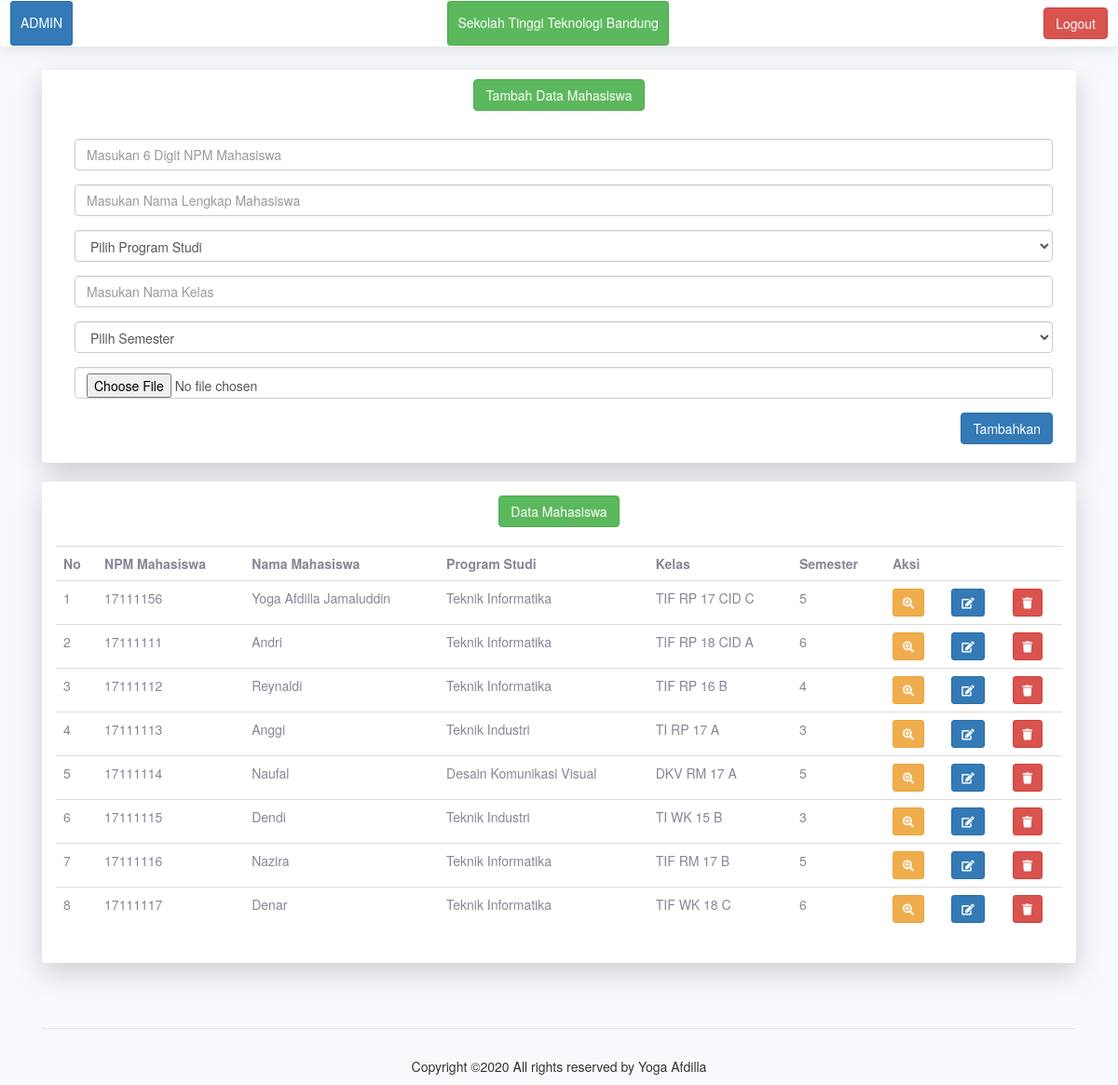
Screenshot of /index.php/admin with the database file from the repository.
### tables this page shows
CREATE TABLE `data_mahasiswa` (
  `id` int(11) NOT NULL,
  `int_npm` int(12) NOT NULL,
  `str_nama` varchar(100) NOT NULL,
  `str_prodi` varchar(30) NOT NULL,
  `str_kelas` varchar(20) NOT NULL,
  `int_semester` int(2) NOT NULL,
  `gambar` text NOT NULL
);

### application/controllers/Admin.php (called while the page is built, shortened)
<?php
class Admin extends CI_Controller {
	public function index() {
		$data['mahasiswa'] = $this->Modeladmin->tampil_data();
		$data ['title'] = "Yoga Afdilla Jamaluddin | Sekolah Tinggi Teknologi Bandung";
		$this->load->view('template/header', $data);
		$this->load->view('template/sidebar');
		$this->load->view('dashboard', $data);
		$this->load->view('template/footer');
	}
}

### index.php (called while the page is built, shortened)
<?php
require_once BASEPATH.'core/CodeIgniter.php';

### application/models/Modeladmin.php (called while the page is built, shortened)
<?php
class Modeladmin extends CI_model {
    function tampil_data() {
        return $this->db->get('data_mahasiswa')->result();
    }
}
?>

### application/views/dashboard.php (the view, shortened to what this page needs)
<body>
    <div class="container">
        <div class="card o-hidden border-0 shadow-lg my-3 pt-2 ">
            <div class="card-body p-2">
                <div align="center">
                    <div class="btn btn-success">Tambah Data Mahasiswa</div>
                </div>
                <div class="container">
                    <div class="modal-body mr-5">
                        <form action="<?php echo base_url() . 'Admin/aksi_tambah_data'; ?>" method="post" enctype="multipart/form-data">
                            <div class="form-group">
                                <input type="text" name="npm" maxlength="8" class="form-control" placeholder="Masukan 6 Digit NPM Mahasiswa" required>
                            </div>
                            <div class="form-group">
                                <input type="text" name="nama" maxlength="25" class="form-control" placeholder="Masukan Nama Lengkap Mahasiswa" required>
                            </div>
                            <div class="form-group">
                                <select class="form-control" name="prodi" required>
                                    <option value="">Pilih Program Studi</option>
                                </select>
                            </div>
                            <div class="form-group">
                                <input type="text" name="kelas" maxlength="30" class="form-control" placeholder="Masukan Nama Kelas" required>
                            </div>
                            <div class="form-group">
                                <select class="form-control" name="semester" required>
                                    <option value="">Pilih Semester</option>
                                </select>
                            </div>
                            <div class="form-group">
                                <input type="file" name="gambar" class="form-control" placeholder="Masukan Foto Anda" required>
                            </div>
                            <div align="right">
                                <button type="submit" class="btn btn-primary">Tambahkan</button>
                            </div>
                        </form>
                    </div>
                </div>
            </div>
        </div>
    </div>
    <div class="container">
        <div class="card o-hidden border-0 shadow-lg my-3 p-4">
            <div class="card-body p-0">
                <div align="center">
                    <div class="btn btn-success">Data Mahasiswa</div>
                </div>
                <table style="margin:20px auto;" class="table" >
                    <tr>
                        <th>No</th>
                        <th>NPM Mahasiswa</th>
                        <th>Nama Mahasiswa</th>
                        <th>Program Studi</th>
                        <th>Kelas</th>
                        <th>Semester</th>
                        <th colspan="4">Aksi</th>
                    </tr>
                    <?php
                    $no = 1;
                    foreach ($mahasiswa as $mhs) :
                        ?>
                        <tr>
                            <td><?php echo $no++ ?></td>
                            <td><?php echo $mhs->int_npm ?></td>
                            <td><?php echo $mhs->str_nama ?></td>
                            <td><?php echo $mhs->str_prodi ?></td>
                            <td><?php echo $mhs->str_kelas ?></td>
                            <td><?php echo $mhs->int_semester ?></td>
                            <td><?php echo anchor('Admin/detail/' . $mhs->id, '<div class="btn btn-warning btn-sm"><i class="fa fa-search-plus"></i></div>') ?></td>
                            <td><?php echo anchor('Admin/edit/' . $mhs->id, '<div class="btn btn-primary btn-sm"><i class="fa fa-edit"></i></div>') ?></td>
                            <td>
                                <a href="<?= site_url("Admin/hapus/".$mhs->id); ?>" class="btn btn-danger btn-sm" onclick="return confirm('Yakin?')"><i class="fa fa-trash"></i></a>
                            </td>
                        </tr>
                    <?php endforeach; ?>
                </table>
            </div>
        </div>
    </div>
    </body>

### rows the page displays
data_mahasiswa: int_npm "17111156", str_nama "Yoga Afdilla Jamaluddin", str_prodi "Teknik Informatika", str_kelas "TIF RP 17 CID C", int_semester "5"
data_mahasiswa: int_npm "17111111", str_nama "Andri", str_prodi "Teknik Informatika", str_kelas "TIF RP 18 CID A", int_semester "6"
data_mahasiswa: int_npm "17111112", str_nama "Reynaldi", str_prodi "Teknik Informatika", str_kelas "TIF RP 16 B", int_semester "4"
data_mahasiswa: int_npm "17111113", str_nama "Anggi", str_prodi "Teknik Industri", str_kelas "TI RP 17 A", int_semester "3"
data_mahasiswa: int_npm "17111114", str_nama "Naufal", str_prodi "Desain Komunikasi Visual", str_kelas "DKV RM 17 A", int_semester "5"
data_mahasiswa: int_npm "17111115", str_nama "Dendi", str_prodi "Teknik Industri", str_kelas "TI WK 15 B", int_semester "3"
data_mahasiswa: int_npm "17111116", str_nama "Nazira", str_prodi "Teknik Informatika", str_kelas "TIF RM 17 B", int_semester "5"
data_mahasiswa: int_npm "17111117", str_nama "Denar", str_prodi "Teknik Informatika", str_kelas "TIF WK 18 C", int_semester "6"
